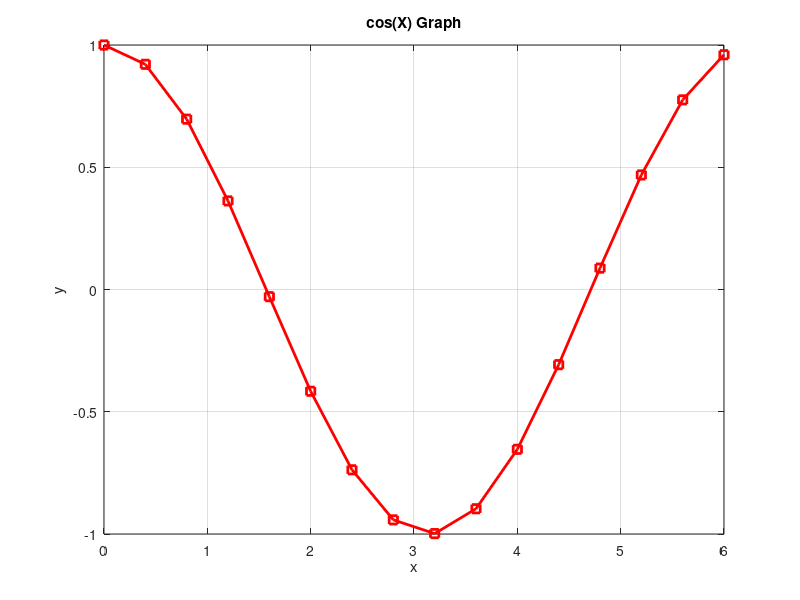
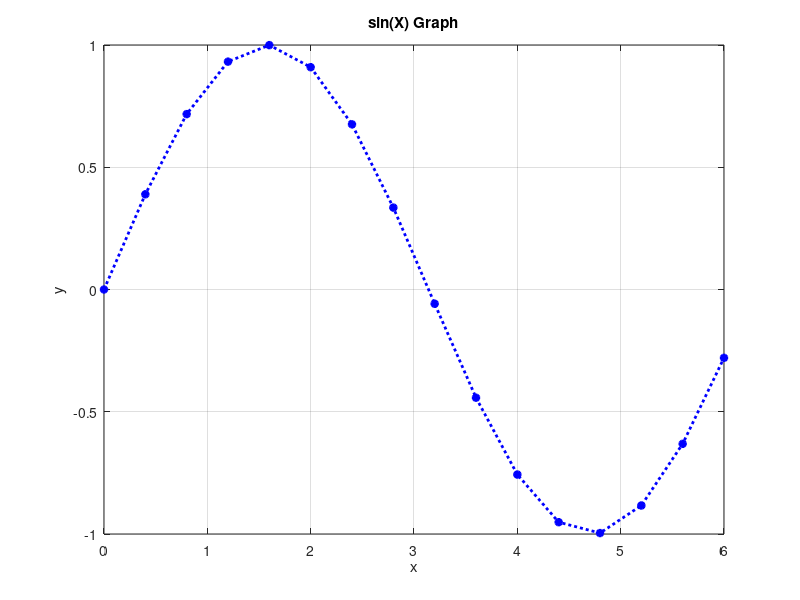

MATLAB code to generate these figures, in order:
clc; clear;

X = 0:0.4:2*pi;
Y1 = cos(X);
Y2 = sin(X);

plot(X, Y1, '-rs', 'LineWidth', 2);
title('cos(X) Graph');
xlabel('x'); ylabel('y');
grid on

figure();
plot(X, Y2, ':b*', 'LineWidth', 2);
title('sin(X) Graph');
xlabel('x'); ylabel('y');
grid on